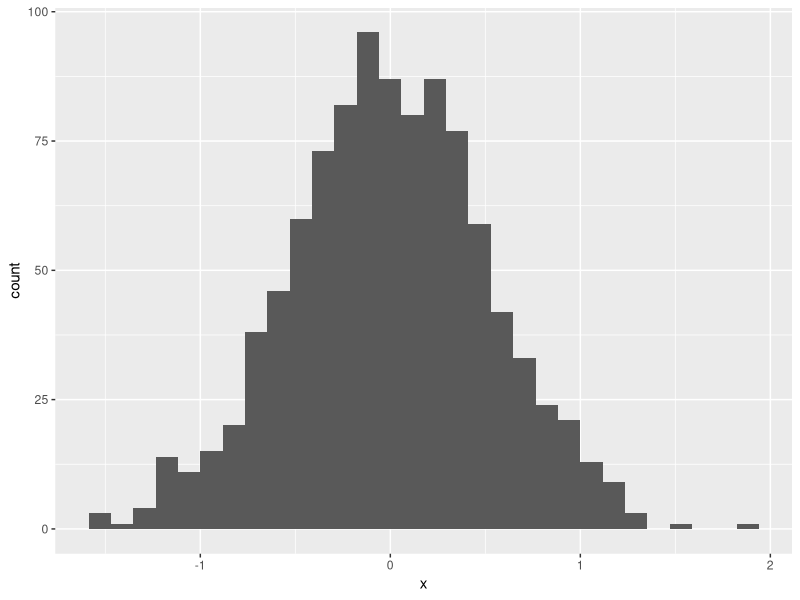
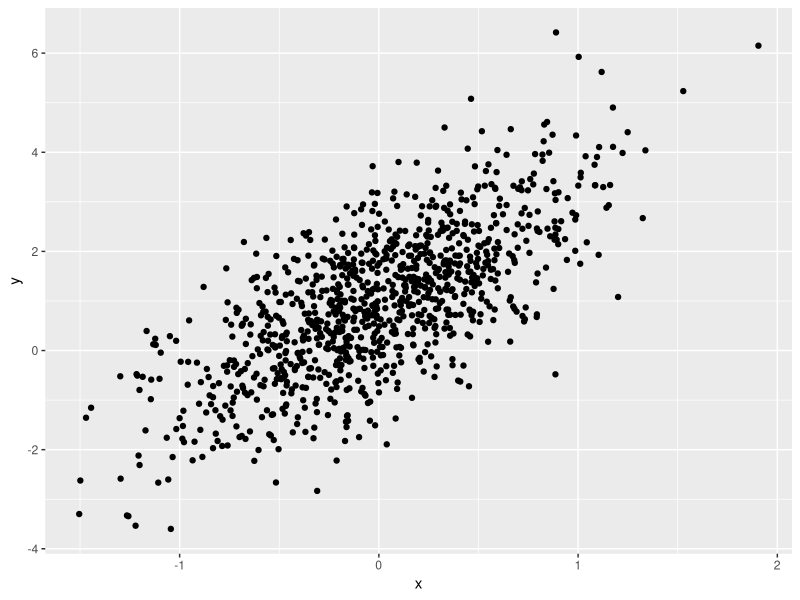

Generate these figures, in order, with R:
## ---- chunk 1
knitr::opts_chunk$set(
  collapse = TRUE,
  fig.width = 6,
  fig.asp = .6,
  out.width = "90%"
)
## ---- chunk 2
##################################################################
# Sept 5, 2019
# Jeff Goldsmith
#
# Script for exploring R!
##################################################################
## ---- chunk 3
library(tidyverse)
## ---- chunk 4
2 + 3

(18/3 + 1*2) ^ (4 - 2) - 6.18273
## ---- chunk 5
x = (18/3 + 1*2) ^ (4 - 2) - 6.18273
y = c(1, 3, 6, 9)

x + y
## ---- chunk 6
x = runif(20)
x

mean(x)
var(x)
## ---- chunk 7
example_df = tibble(
  vec_numeric = 5:8,
  vec_char = c("My", "name", "is", "Jeff"),
  vec_logical = c(TRUE, TRUE, TRUE, FALSE),
  vec_factor = factor(c("male", "male", "female", "female"))
)

class(example_df$vec_numeric)
class(example_df$vec_factor)
## ---- chunk 8
set.seed(1)

plot_df = tibble(
  x = rnorm(1000, sd = .5),
  y = 1 + 2 * x + rnorm(1000)
)

ggplot(plot_df, aes(x = x)) + geom_histogram()
ggplot(plot_df, aes(x = x, y = y)) + geom_point()
